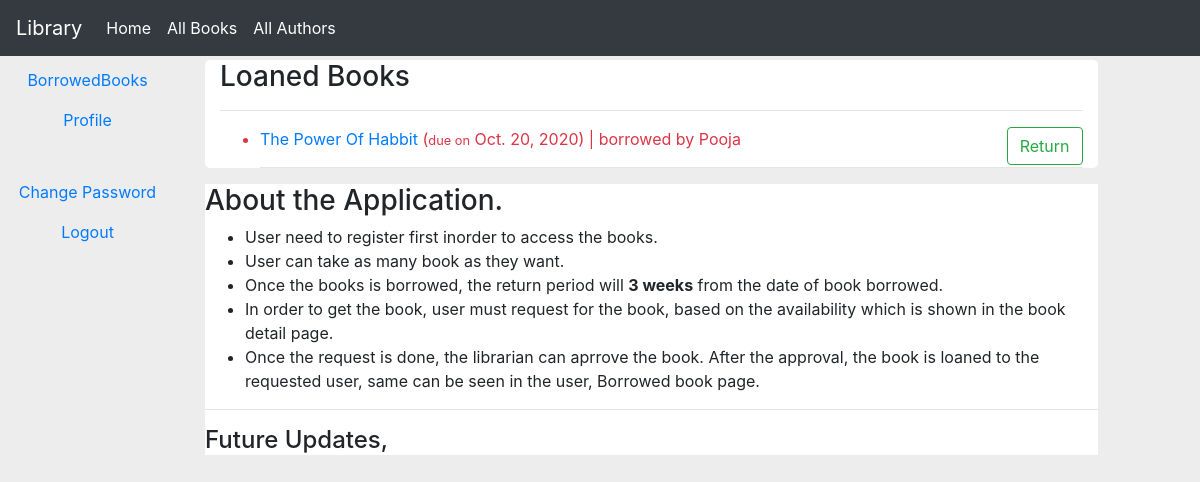
/catalog/books/borrowedbooks/ (signed in), run on an earlier commit of the app's database.
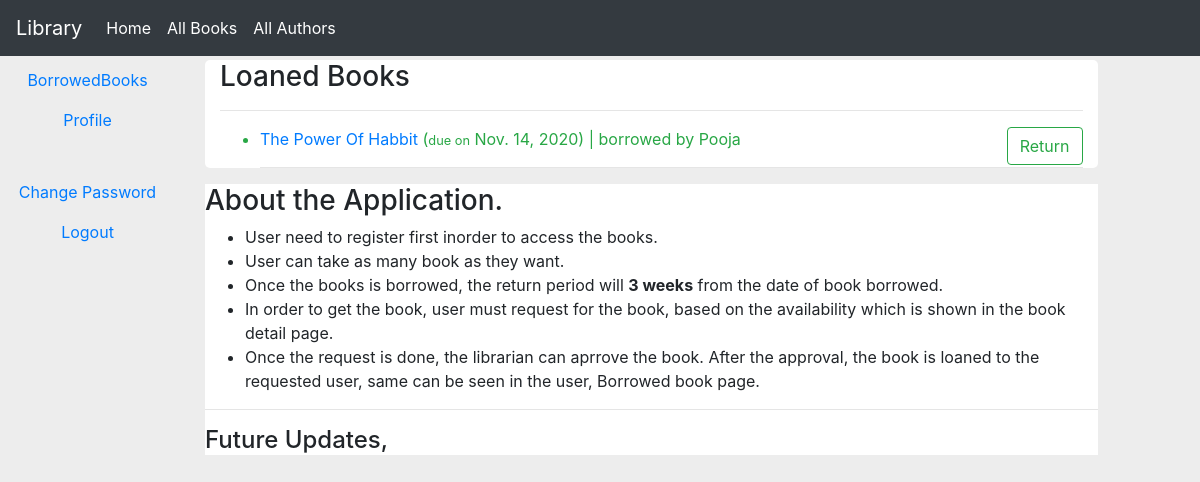
And on a later commit of the database.
### catalog/models.py (models this page shows, shortened)
class BookInstance(models.Model):
    id = models.UUIDField(primary_key=True, default=uuid.uuid4, help_text="Unique ID of the book")
    book = models.ForeignKey('Book',on_delete=models.CASCADE, null=True)
    imprint = models.CharField(max_length=200)
    due_back = models.DateField(null=True, blank=True)
    LOAN_STATUS = (('m','Maintenance'),('o','On Loan'),('a','Available'),('r', 'Received'),('R','Request'),('A','AdvanceRequest'))
    status = models.CharField(max_length=1, choices=LOAN_STATUS, blank=True,default='m', help_text="Book Availability")
    borrower = models.ForeignKey(User,on_delete=models.SET_NULL, null=True,blank=True)
    class Meta:
        ordering = ['due_back']
        permissions = (('Can_mark_retuned','Set book as returned'),)
    @property
    def is_overdure(self):
        if self.due_back and date.today() > self.due_back:
            return True
        else:
            return False

class Book(models.Model):
    title = models.CharField(max_length=200)
    author = models.ForeignKey('Author', on_delete=models.SET_NULL, null=True)
    summary = models.TextField(max_length=1000, help_text="Enter a brief description of the book")
    isbn = models.CharField('ISBN', max_length=13,help_text="13 character unique number")
    genre = models.ManyToManyField(Genre, help_text="Select the genre of the book")
    language = models.ForeignKey('Language', on_delete=models.SET_NULL, null=True)
    def display_genre(self):
        return ", ".join(genre.name for genre in self.genre.all()[:3])
    display_genre.short_description = "Genre"

### catalog/views.py (the view)
# urls.py: path('books/borrowedbooks/',views.LoanedBooksByUser.as_view(), name="loanedbooks"),
class LoanedBooksByUser(LoginRequiredMixin,ListView):
    model = BookInstance
    paginate_by = 8
    template_name = 'catalog/loanedBooksByUser.html'
    def get(self,request):
        loaned = BookInstance.objects.filter(borrower=self.request.user).filter(status__exact="o").order_by('-due_back')
        ctx = {'loanBooks':loaned}
        return render(request,self.template_name,ctx)

### catalog/templates/catalog/loanedBooksByUser.html (shortened to what this page needs)
{% extends "catalog/base.html" %}
{% block content %}
  <h3>Loaned Books</h3>
  <hr>
  {% if loanBooks %}
     <ul>
       {% for book in loanBooks %}
        <li class={% if book.is_overdure %}text-danger{% else %}text-success{% endif %}>
          <a href="{% url 'catalog:bookdetail' book.book.id %}">{{ book.book.title }} </a>(<small>due on</small> {{ book.due_back }}) |
             borrowed by {{ book.borrower.username }}
          {% if user.is_staff %}
             <p style="float: right;">
               <a href="{% url 'catalog:renew_book_librarian' book.id %}" style="text-decoration: none;" class="btn btn-outline-info">Renew</a>
             </p>
          {% else %}
            <p style="float: right;" class={% if book.is_overdure %}text-danger{% else %}text-success{% endif %}>
              <a href="{% url 'catalog:ReturnBook' book.id %}" style="text-decoration: none;" class="btn btn-outline-success">Return</a>
            </p>
          {% endif %}
        </li>
        <hr>
       {% endfor %}
     </ul>
  {% else %}
     <h2>You haven't loaned any books yet.</h2>
  {% endif %}
{% endblock %}

What changed in the data, as far as the page shows it:
changed BookInstance "The Power Of Habbit": due_back "Oct. 20, 2020" → "Nov. 14, 2020"
